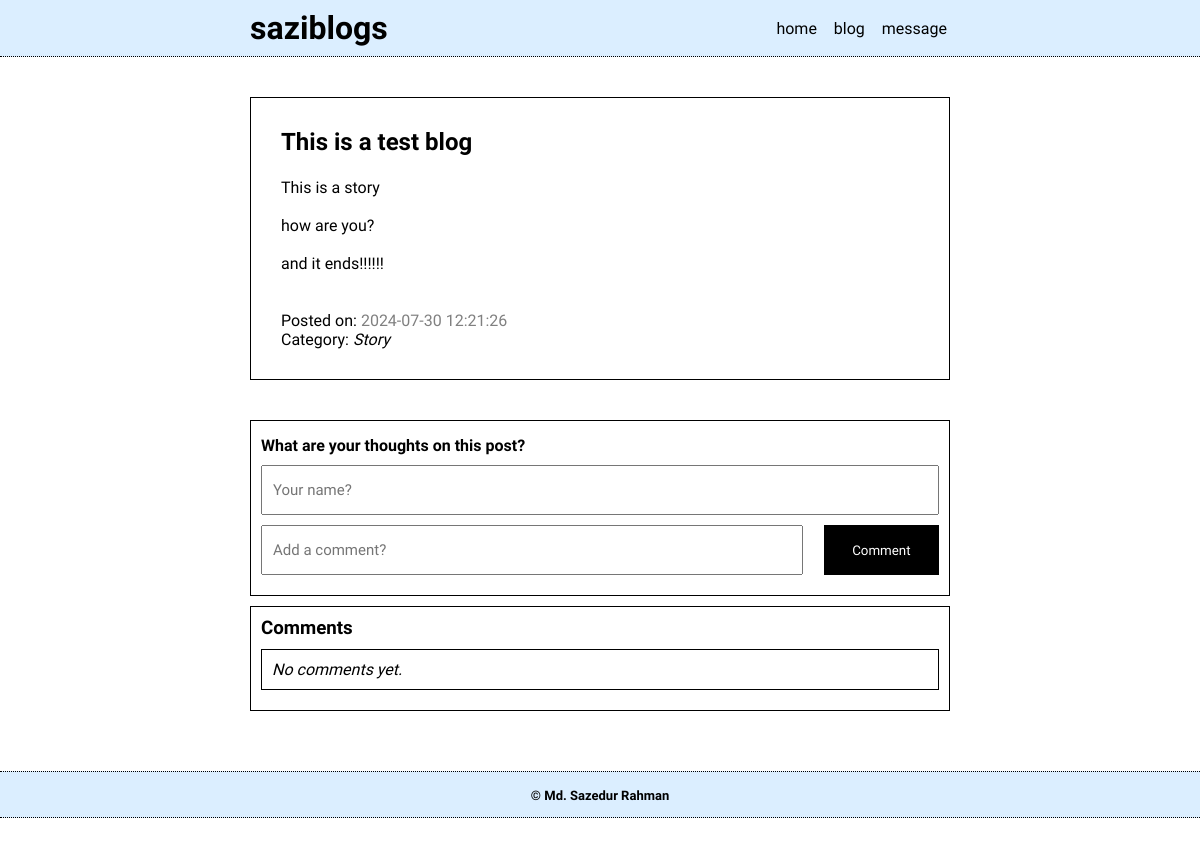
Page /display-blog.php?id=3 on the committed database.
### tables this page shows
CREATE TABLE `blogs` (
  `id` int(11) NOT NULL,
  `title` varchar(255) NOT NULL,
  `category` varchar(50) NOT NULL,
  `content` text NOT NULL,
  `created_at` timestamp NOT NULL DEFAULT current_timestamp()
);

CREATE TABLE `category` (
  `id` int(11) NOT NULL,
  `category` varchar(255) NOT NULL,
  `created_at` timestamp NOT NULL DEFAULT current_timestamp()
);

### display-blog.php (the view, shortened to what this page needs)
<?php
require 'constituents/db.php';
$blog_id = isset($_GET['id']) ? intval($_GET['id']) : 0;
if ($blog_id > 0) {
    $sql = "SELECT title, content, category, created_at FROM blogs WHERE id = $blog_id";
    $result = $conn->query($sql);
    if ($result->num_rows > 0) {
        $row = $result->fetch_assoc();
        $title = $row["title"];
        $content = $row["content"];
        $category = $row["category"];
        $created_at_blog = $row["created_at"];
    } else {
        echo "Blog not found.";
    }
    } else {
    echo "Invalid blog ID.";
    }
$sql_blog_cat = "SELECT category FROM category WHERE id = '$category'";
$result_blog_cat = $conn->query($sql_blog_cat);
if ($result_blog_cat->num_rows > 0) {
    while ($row_blog_cat = $result_blog_cat->fetch_assoc()) {
        $blog_cat = $row_blog_cat['category'];
    }
}
?>
<!DOCTYPE html>
<html lang="en">
<head>
    <link rel="stylesheet" href="css/style.css">
    <link rel="stylesheet" href="css/resstyle.css">
</head>
<body>
    <div class="container">
        <?php include 'constituents/navbar.php' ?>
        <div class="show-blog-container">
            <div class="show-blog">
                <div class="blog-title">
                    <h2>
                    <?php echo htmlspecialchars($title); ?>
                    </h2><br>
                </div>
                <div class="blog-text">
                    <p>
                        <?php echo $content; ?>
                    </p>
                </div>
                <br><br>
                <div class="blog-bottom-line">
                    <span>Posted on: <span style="color: gray;"><?php echo htmlspecialchars($created_at_blog); ?></span></span>
                    <br>
                    <span>Category: <em><?php echo htmlspecialchars($blog_cat); ?></em></span>
                </div>
            </div>
        </div>
        <div class="comment-container">
            <div class="add-comment-box">
                <div class="add-comment">
                    <form action="<?php echo htmlspecialchars($_SERVER['PHP_SELF']); ?>?id=<?php echo $blog_id; ?>" method="POST">
                        <b style="display: inline-block; margin-bottom: 10px;">What are your thoughts on this post?</b>
                        <div style="display: inline-block; color: green; margin-bottom: 10px; padding: 5px;"><em><?php
                        if(!empty($bsm)){
                            echo $bsm;
                            } ?></em></div>
                        <input name="cname" type="text" placeholder="Your name?" style="width: 100%; margin-bottom: 10px; height: 50px; padding: 10px; font-size: 15px;">
                        <div class="add-comment-input">
                            <input name="comment" type="text" placeholder="Add a comment?">
                            <button type="submit">Comment</button>
                        </div>
                    </form>
                </div>
            </div>
            <div class="comment-box">
                <div class="comment-title">
                    <h3 style="margin-bottom: 10px;">Comments</h3>
                </div>
                <?php
                    $sql_comment = "SELECT * FROM comments WHERE blog_id = '$blog_id' ORDER BY created_at DESC";
                    $comment_result = $conn->query($sql_comment);
                    if($comment_result->num_rows > 0){
                        while ($row_comment = $comment_result->fetch_assoc()) {
                            $cname = $row_comment['cname'];
                            $comment_text = $row_comment['comment'];
                            $created_at_comment = $row_comment['created_at'];
                ?>
                <div class="comment-box-each">
                    <div class="name">
                        <b><?php echo htmlspecialchars($cname); ?></b>
                    </div>
                    <div class="date">
                        <small><small><?php echo htmlspecialchars($created_at_comment); ?></small></small>
                    </div>
                    <div class="comment">
                        <p>
                            <?php echo htmlspecialchars($comment_text); ?>
                        </p>
                    </div>
                </div>
                <?php }} else{
                 ?>
                    <div class="comment-box-each">
                        <em>No comments yet.</em>
                    </div>
                <?php
                }
                ?>
            </div>
        </div>
        <?php include 'constituents/copyright.php'; ?>
    </div>
</body>
</html>

### css/style.css (style rules this page uses)
* { font-family: "Merienda", cursive; box-sizing: border-box; margin: 0; transition: all 0.5s; }
body { margin: 0; }
.show-blog-container, .comment-container { margin-top: 40px; display: flex; flex-direction: column; align-items: center; }
.show-blog { border: 1px solid black; width: 700px; padding: 30px 30px; }
.show-blog h2 { margin-bottom: 3px; }
.comment-box { border: 1px solid black; width: 700px; padding: 10px 10px; }
.comment-box-each { border: 1px solid black; width: 100%; padding: 10px 10px; margin-bottom: 10px; }
.add-comment-box { width: 700px; margin-bottom: 10px; border: 1px solid black; padding: 10px; }
.add-comment-input { display: flex; justify-content: space-between; }
.add-comment-input input { width: 80%; height: 50px; padding: 10px; font-size: 15px; margin-bottom: 10px; }
.add-comment-input button { width: 17%; height: 50px; border: 1px solid black; padding: 10px; background-color: black; color: white; cursor: pointer; }

### rows in the picture
blogs: title "This is a test blog", content "This is a story how are you? and it ends!!!!!!", created_at "2024-07-30 12:21:26"
category: category "Story"
